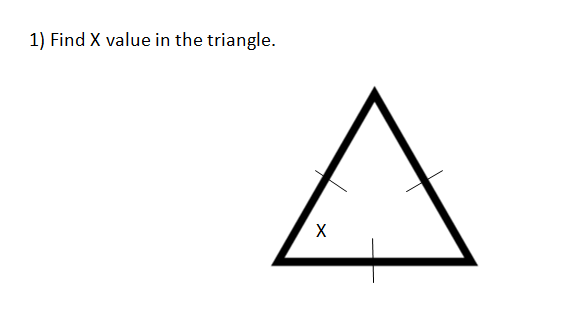
#> input picture assets/q3.PNG, 580 x 328 px, found by its file name
$ python 'Automatic angle detection.py'
#> lines starting #> are read from the running program, lines starting #| are printed output that depends on the picture; after the words box and inside, x2 and y2 are one past the last pixel; in counts of white or black regions, pixels touching at a corner belong together
import cv2
import numpy as np
import math

def calculateDistance(x1,y1,x2,y2):
    dist = math.sqrt((x2 - x1)**2 + (y2 - y1)**2)
    return dist

def checkDistance(x,y,z):
    if x==y==z:
        print("Angle between any two lines =60")
        print("Equilateral triangle")
    elif x==y or y==z or z==x:
        print("Isosceles triangle")
    else:
        print("Scalene triangle")
angle_ans=[]
def calc_angle(x,y,z):
    X=np.degrees(np.arccos((y**2+z**2-x**2)/(2*y*z)))
    Y=np.degrees(np.arccos((x**2+z**2-y**2)/(2*x*z)))
    Z=np.degrees(np.arccos((x**2+y**2-z**2)/(2*x*y)))
    angle_ans.append(round(X))
    angle_ans.append(round(Y))
    angle_ans.append(round(Z))
    print("Angle opposite x: ",round(X))
    print("Angle opposite y: ",round(Y))
    print("Angle opposite z: ",round(Z))

image_obj = cv2.imread('assets/q3.png')
#> image_obj is the input picture: shape (328, 580, 3); mean B, G, R 247.7, 247.7, 247.7

gray = cv2.cvtColor(image_obj, cv2.COLOR_BGR2GRAY)

kernel = np.ones((4, 4), np.uint8)
dilation = cv2.dilate(gray, kernel, iterations=1)
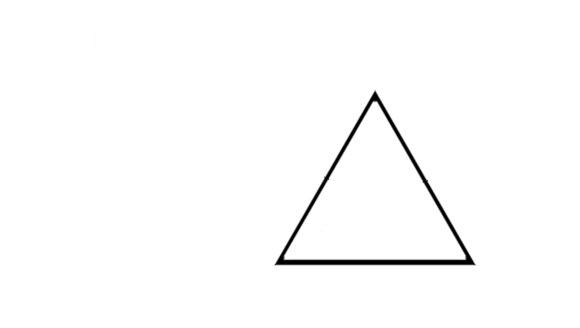
#> dilation: shape (328, 580); min 0, max 255, mean 251.7

blur = cv2.GaussianBlur(dilation, (5, 5), 0)


thresh = cv2.adaptiveThreshold(blur, 255, 1, 1, 11, 2)
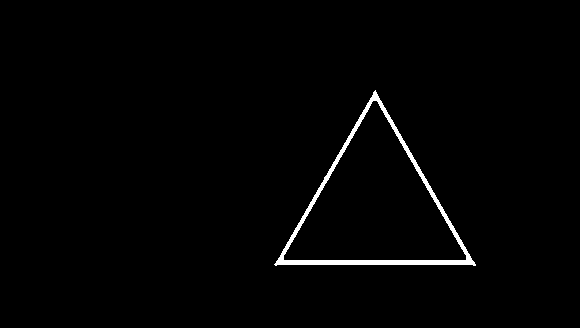
#> thresh: shape (328, 580); 1.4% white; 1 white region

# Finding Contours
contours,hier= cv2.findContours(
    thresh, cv2.RETR_TREE, cv2.CHAIN_APPROX_SIMPLE)
#> contours = 2 contours; box (x1, y1, x2, y2) and area: (274, 90, 476, 266) 17322, (283, 100, 467, 261) 15269
coordinates = []
c = max(contours, key=cv2.contourArea)
#> c = contour of 298 points, box (x1, y1, x2, y2) (274, 90, 476, 266), area 17322
for cnt in contours:
    # [point_x, point_y, width, height] = cv2.boundingRect(cnt)
    approx = cv2.approxPolyDP(cnt, 0.05 * cv2.arcLength(cnt, True), True)
    if len(approx) == 3:
        print("Triangle")
        coordinates.append([cnt])
        cv2.drawContours(image_obj, [cnt], 0, (0, 0, 255), 3)
#> this loop made 2 passes
#> approx on passes 1 to 2: [[375, 90], [275, 265], [475, 265]], [[373, 100], [465, 260], [283, 259]]
#| Triangle
#| Triangle
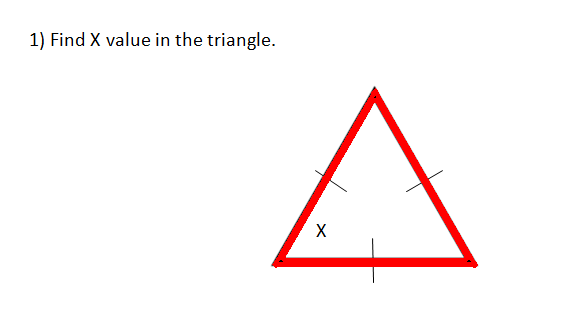
#> image_obj: shape (328, 580, 3); 2.46% of pixels changed, all inside (x1, y1, x2, y2) = (272, 88, 478, 268)
#> after the loop, coordinates = 2 items
# Obtain outer coordinates
#left = tuple(c[c[:, :, 0].argmax()][0])
right = tuple(c[c[:, :, 0].argmax()][0])
#> right = (475, 265)
top = tuple(c[c[:, :, 1].argmin()][0])
#> top = (375, 90)
bottom = tuple(c[c[:, :, 1].argmax()][0])
#> bottom = (275, 265)

# Draw dots onto image
cv2.drawContours(image_obj, [c], -1, (36, 255, 12), 2)
#cv2.circle(image_obj, left, 8, (0, 255, 255), -1)
cv2.circle(image_obj, right, 8, (0, 255, 255), -1)
cv2.circle(image_obj, top, 8, (255, 50, 0), -1)
cv2.circle(image_obj, bottom, 8, (255, 255, 0), -1)
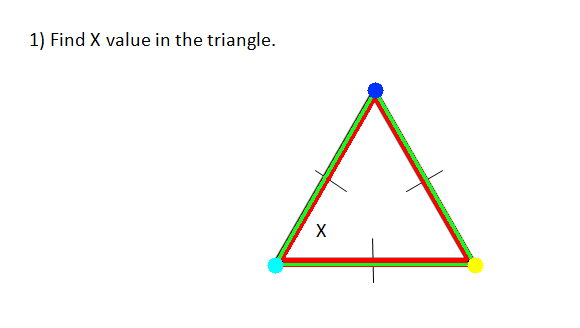
#> image_obj: shape (328, 580, 3); mean B, G, R 247.5, 249.7, 250.5

#print('left: {}'.format(left))
print('right: {}'.format(right))
#| right: (475, 265)
print('top: {}'.format(top))
#| top: (375, 90)
print('bottom: {}'.format(bottom))
#| bottom: (275, 265)

x=calculateDistance(right[0],right[1],top[0],top[1])
#> in calculateDistance, `dist = math.sqrt((x2 - x1)**2 + (y2 - y1)**2)`: dist = 201.6
#> x = 201.6
y=calculateDistance(right[0],right[1],bottom[0],bottom[1])
#> y = 200
z=calculateDistance(top[0],top[1],bottom[0],bottom[1])
#> z = 201.6
print("x(distance between right and top) :",int(x))
#| x(distance between right and top) : 201
print("y(distance between right and bottom) :",int(y))
#| y(distance between right and bottom) : 200
print("z(distance between top and bottom) :",int(z))
#| z(distance between top and bottom) : 201

checkDistance(int(x),int(y),int(z))
calc_angle(x,y,z)
#> in calc_angle, `X=np.degrees(np.arccos((y**2+z**2-x**2)/(2*y*z)))`: X = 60.26
#> in calc_angle, `Y=np.degrees(np.arccos((x**2+z**2-y**2)/(2*x*z)))`: Y = 59.49
#> in calc_angle, `Z=np.degrees(np.arccos((x**2+y**2-z**2)/(2*x*y)))`: Z = 60.26
#| Angle opposite x:  60
#| Angle opposite y:  59
#| Angle opposite z:  60
print(angle_ans)
#| [60, 59, 60]

cv2.imshow("result.png", image_obj)

$ run again, with assets/q1.PNG copied over assets/q3.PNG
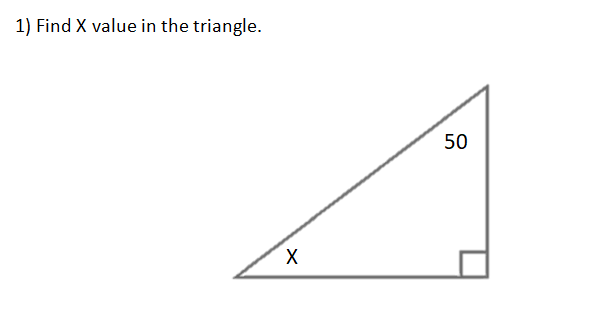
#> input picture assets/q1.PNG, 599 x 326 px, found by its file name
#> image_obj is the input picture: shape (326, 599, 3); mean B, G, R 251.9, 251.9, 251.9
#> `thresh = cv2.adaptiveThreshold(blur, 255, 1, 1, 11, 2)`:
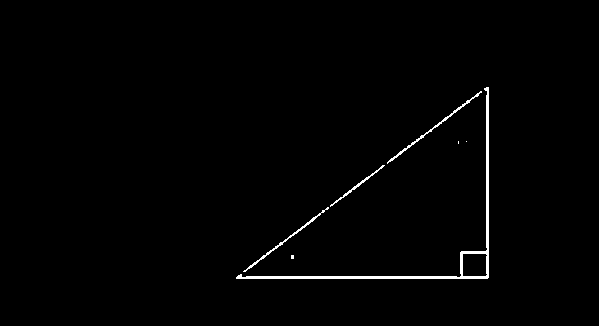
#> thresh: shape (326, 599); 1.1% white; 7 white regions (3 under 20 px)
#> contours = 8 contours, 3 with area under 20; largest, box (x1, y1, x2, y2) and area: (236, 87, 489, 279) 1525, (462, 253, 488, 277) 552, (387, 91, 482, 164) 154, (243, 207, 329, 272) 135, (330, 165, 385, 207) 84
#> c = contour of 34 points, box (x1, y1, x2, y2) (236, 87, 489, 279), area 1525
#> the loop `for cnt in contours:` made 8 passes
#> approx on passes 1 to 8: [[291, 255], [291, 258], [293, 258], [293, 255]], [[328, 207], [243, 271]], [[384, 165], [330, 206]], [[466, 141]], [[458, 141], [458, 143]], [[481, 91], [387, 163]], [[488, 87], [459, 277], [236, 278], [487, 278]], [[462, 254], [485, 253], [487, 274], [463, 276]]
#> after the loop `for cnt in contours:`: coordinates = []
#> right = (488, 277)
#> top = (486, 87)
#> bottom = (236, 278)
#> `cv2.circle(image_obj, bottom, 8, (255, 255, 0), -1)`:
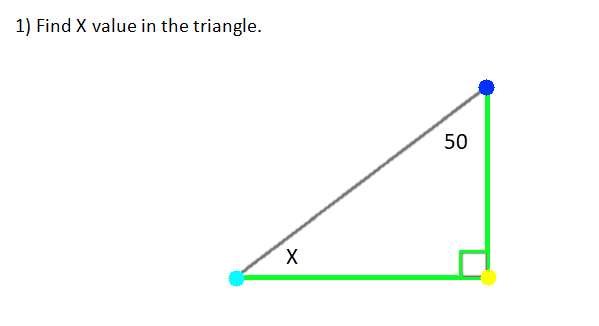
#> image_obj: shape (326, 599, 3); mean B, G, R 250.4, 252.8, 249.9
#| right: (488, 277)
#| top: (486, 87)
#| bottom: (236, 278)
#> dist = 190
#> y = 252
#> z = 314.6
#| x(distance between right and top) : 190
#| y(distance between right and bottom) : 252
#| z(distance between top and bottom) : 314
#> X = 37.15
#> Y = 53.22
#> Z = 89.62
#| Angle opposite x:  37
#| Angle opposite y:  53
#| Angle opposite z:  90
#| [37, 53, 90]

$ run again, with assets/q2.PNG copied over assets/q3.PNG
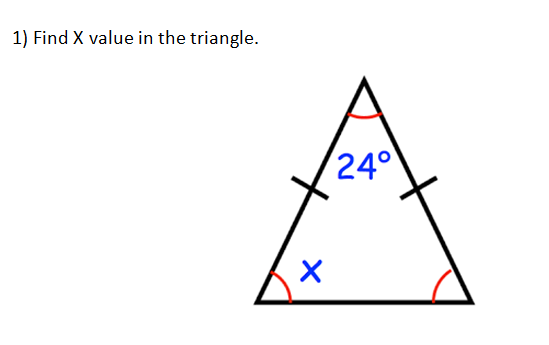
#> input picture assets/q2.PNG, 549 x 345 px, found by its file name
#> image_obj is the input picture: shape (345, 549, 3); mean B, G, R 248.8, 248, 248.3
#> `thresh = cv2.adaptiveThreshold(blur, 255, 1, 1, 11, 2)`:
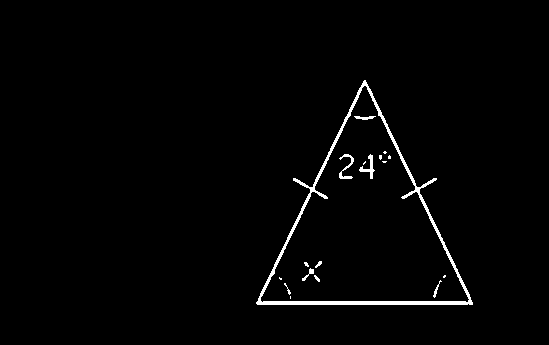
#> thresh: shape (345, 549); 1.6% white; 18 white regions (9 under 20 px)
#> contours = 19 contours, 13 with area under 20; largest, box (x1, y1, x2, y2) and area: (256, 80, 473, 305) 24720, (260, 85, 470, 303) 22900, (359, 154, 375, 179) 85, (339, 154, 354, 179) 76, (354, 116, 376, 120) 33, (302, 268, 314, 281) 29
#> c = contour of 456 points, box (x1, y1, x2, y2) (256, 80, 473, 305), area 24720
#> the loop `for cnt in contours:` made 19 passes
#> approx on passes 1, 2, 3, 4, 5, 8, 10, 11: [[364, 80], [256, 303], [472, 304]], [[364, 85], [467, 302], [260, 300]], [[290, 296], [290, 298]], [[284, 283], [289, 294], [290, 292]], [[440, 280], [434, 297]], [[314, 275], [315, 278], [319, 281], [319, 279]], [[304, 262], [305, 265], [308, 266], [307, 263]], [[321, 261], [319, 261], [315, 267], [319, 265]]
#> (printed output is left out)
#> after the loop `for cnt in contours:`: coordinates = 4 items
#> right = (472, 304)
#> top = (364, 80)
#> bottom = (257, 304)
#> `cv2.circle(image_obj, bottom, 8, (255, 255, 0), -1)`:
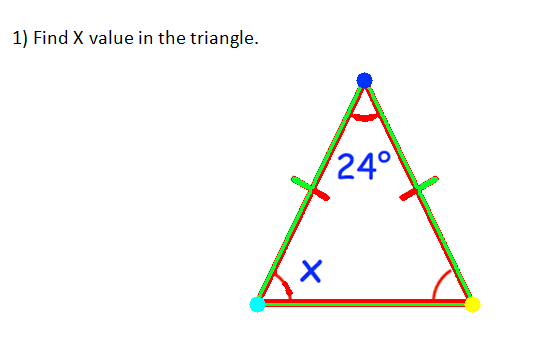
#> image_obj: shape (345, 549, 3); mean B, G, R 246.7, 248.9, 249.4
#| right: (472, 304)
#| top: (364, 80)
#| bottom: (257, 304)
#> dist = 248.7
#> y = 215
#> z = 248.2
#| x(distance between right and top) : 248
#| y(distance between right and bottom) : 215
#| z(distance between top and bottom) : 248
#> X = 64.47
#> Y = 51.27
#> Z = 64.26
#| Angle opposite x:  64
#| Angle opposite y:  51
#| Angle opposite z:  64
#| [64, 51, 64]

$ run again, with assets/t2.png copied over assets/q3.PNG
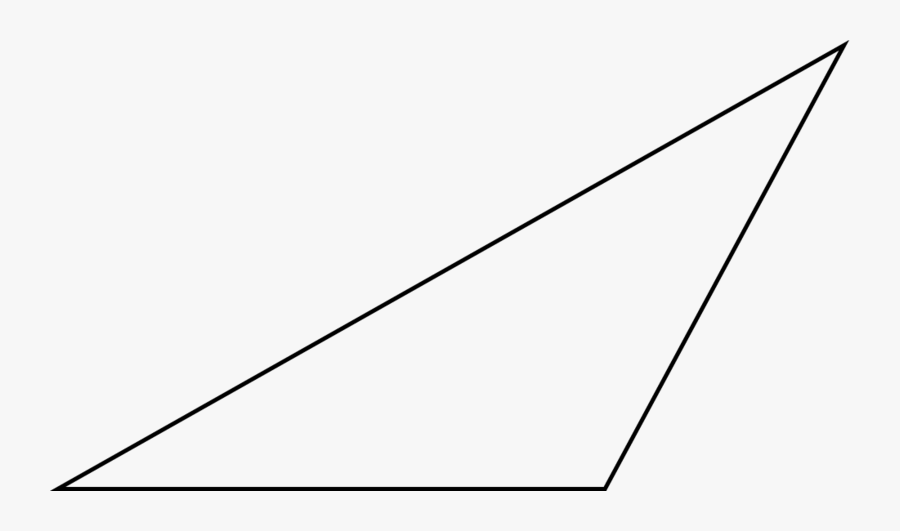
#> input picture assets/t2.png, 900 x 531 px, found by its file name
#> image_obj is the input picture: shape (531, 900, 3); min 0, max 247, mean 242.8
#> `thresh = cv2.adaptiveThreshold(blur, 255, 1, 1, 11, 2)`:
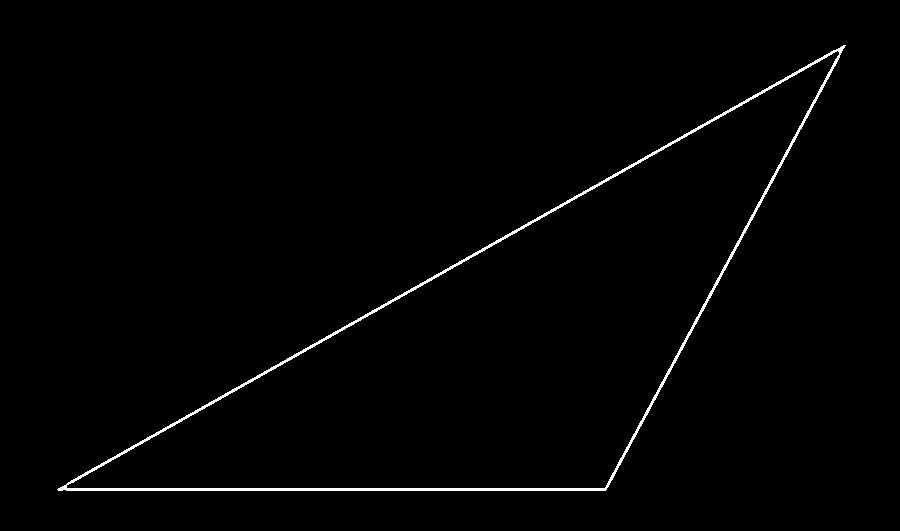
#> thresh: shape (531, 900); 1.2% white in thin lines or dots, all inside (x1, y1, x2, y2) = (57, 45, 846, 491)
#> contours = 2 contours; box (x1, y1, x2, y2) and area: (57, 45, 846, 491) 123350, (66, 50, 840, 489) 119466
#> c = contour of 1099 points, box (x1, y1, x2, y2) (57, 45, 846, 491), area 123350
#> the loop `for cnt in contours:` made 2 passes
#> approx on passes 1 to 2: [[845, 45], [57, 489], [605, 490]], [[839, 52], [604, 488], [66, 487]]
#> (printed output is left out)
#> after the loop `for cnt in contours:`: coordinates = 2 items
#> right = (845, 45)
#> top = (843, 45)
#> bottom = (58, 490)
#> `cv2.circle(image_obj, bottom, 8, (255, 255, 0), -1)`:
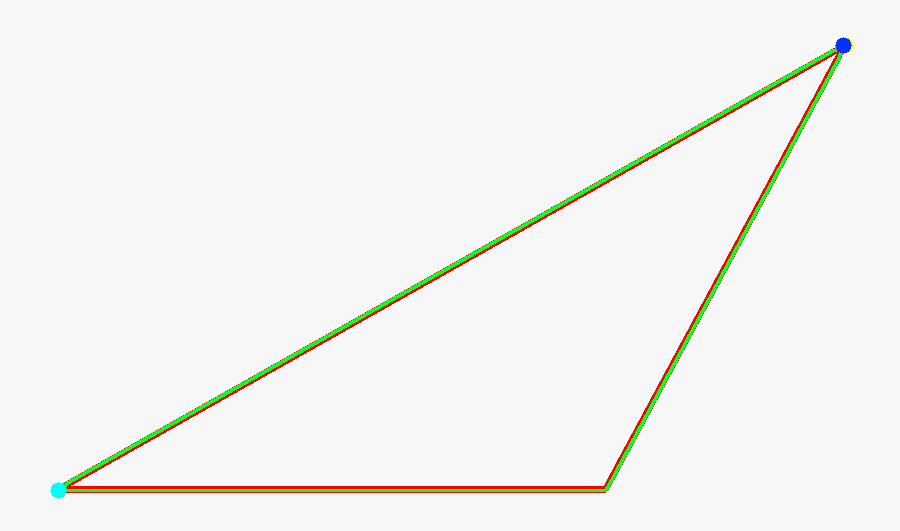
#> image_obj: shape (531, 900, 3); mean B, G, R 241, 243.9, 243.6
#| right: (845, 45)
#| top: (843, 45)
#| bottom: (58, 490)
#> dist = 2
#> y = 904.1
#> z = 902.4
#| x(distance between right and top) : 2
#| y(distance between right and bottom) : 904
#| z(distance between top and bottom) : 902
#> X = 0.0625
#> Y = 150.5
#> Z = 29.49
#| Angle opposite x:  0
#| Angle opposite y:  150
#| Angle opposite z:  29
#| [0, 150, 29]
